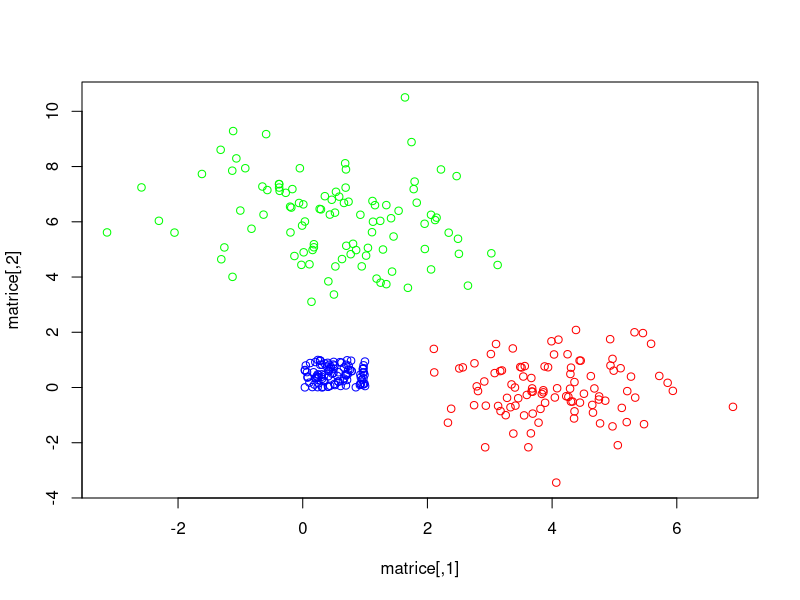
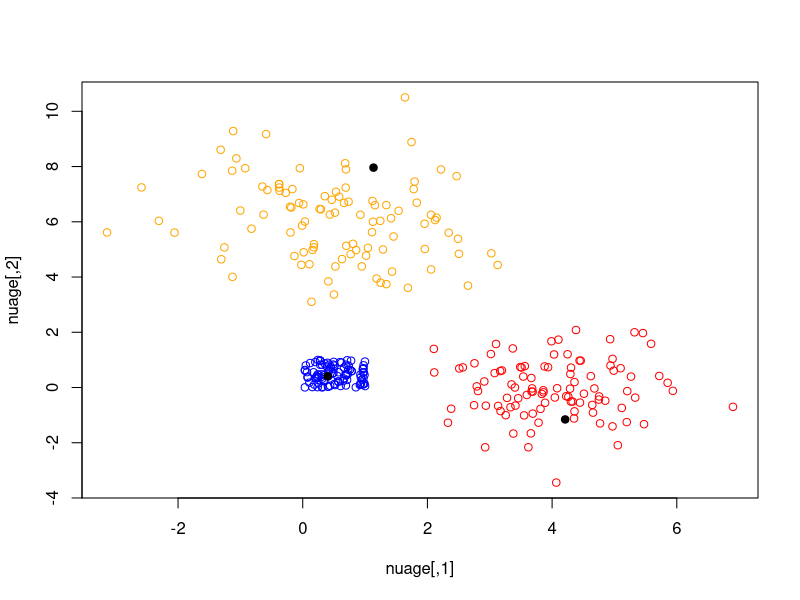

The R script that drew these images, in order:
#AUTEUR:
#Vartazian Geoffrey
#Martinez Thomas

#librairie
library(ggplot2)
####QUestion 1 #####
# Créa tion d'une matrice de 300 ligne et de 2 colonne rempli de 0
# Et création d'un tableau contenant les couleurs
matrice<-matrix(0,nrow = 300,ncol=2)
couleur<-matrix(0,nrow = 300,ncol=1)
# Remplacement de la 1ere partie du tableau par des variables x et y uniformes sur [0,1]
matrice[1:100,1:2]<-runif(200, min=0, max=1)
couleur[1:100]<-"blue"
# Remplacement des valeurs des 200 lignes suivantes par des variables x et y gaussiennes independantes 
# en respectant les valeurs des moyennes et variances (variance = ecart type au carré 
# il faut donc modifier en conséquence)
matrice[101:200,1]<-rnorm(100,mean=4,sd=1)
couleur[101:200]<-"red"
matrice[101:200,2]<-rnorm(100,sd=1)
couleur[201:300]<-"green"
matrice[201:300,1]<-rnorm(100,mean=0.5,sd=sqrt(2))
matrice[201:300,2]<-rnorm(100,mean=6,sd=sqrt(2))
# Affichage du tableau en montrant bien par le biai de couleur les différentes parties
plot(matrice,col=couleur)

#Question_2
# On doit faire une matrice de distance des points 2 a 2
# (matrice carree) pour regrouper les points entre eux et obtenir des classes de points, ici 3 classes

nuage<-matrice
identite <- diag(300)
# On calcule les distances entre les points pour l'agencement des classes
cl<-dist(matrice, method = "euclidean", diag = FALSE, upper = FALSE)
tableau<-as.matrix(cl)

# On arrete la classification lorsqu'on a les 3 classes
while(nrow(tableau)>3){
# On trouve les points avec la plus petitedistance 
  min_dist<-which(tableau==min(cl),arr.ind = T)
  min1=min_dist[1,1]
  min2=min_dist[1,2]
#On calcule les coordonnees du barycentre de la nouvelle classe
  matrice[min1,1]<-(matrice[min1,1]+matrice[min2,1])/2
  matrice[min1,2]<-(matrice[min1,2]+matrice[min2,2])/2
# On met à jour la matrice des distances pour tenir compte de cette classe et supprimer les precedentes
  identite[min1,]<-identite[min1,]+identite[min2,]
  identite<-identite[-min2,]
  matrice<-matrice[-min2,]
# On recalcule les distances avec la nouvelle classe
  cl<-dist(matrice, method = "euclidean", diag = FALSE, upper = FALSE)
  tableau<-as.matrix(cl)
}


#Question_3
# Cette fonction sert à definir des couleurs pour rendre visibles les 3 classes de points
identite<-t(identite)
vect_col<-c(1:300)
for (i in 1:nrow(identite)){
  if(identite[i,1]==1){
    vect_col[i]="blue"
  }
  if(identite[i,2]==1){
    vect_col[i]="red"
  }
  if(identite[i,3]==1){
    vect_col[i]="orange"
  }
}
# On realise ici l'affichage des classes
plot(nuage,  col = vect_col)
points(matrice, pch=19)